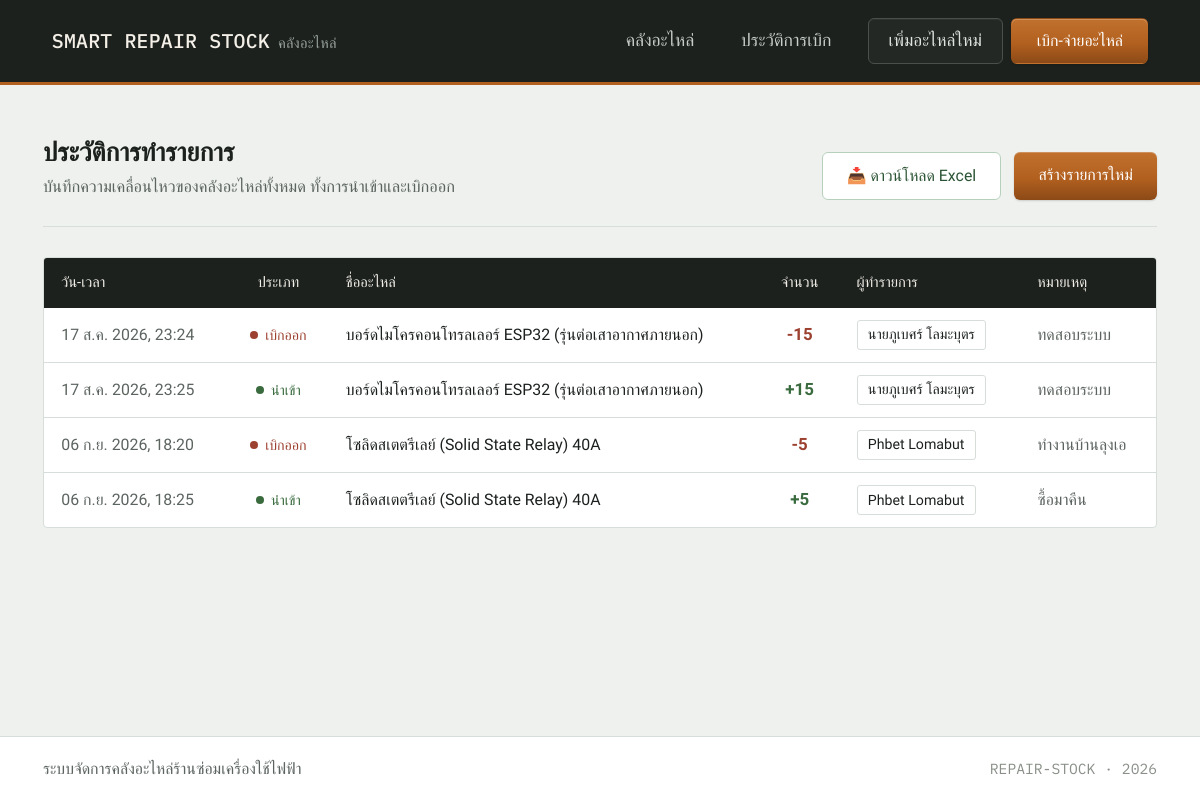
The page /transaction/history/ (signed in) on the database its author committed.
### parts_app/models.py (models this page shows, shortened)
class Transaction(models.Model):
    ACTION_CHOICES = (
        ('IN', 'นำเข้า (Stock In)'),
        ('OUT', 'เบิกออก (Stock Out)'),
    )
    part = models.ForeignKey(SparePart, on_delete=models.CASCADE, verbose_name="อะไหล่")
    action_type = models.CharField(max_length=3, choices=ACTION_CHOICES, verbose_name="ประเภทรายการ")
    quantity = models.PositiveIntegerField(verbose_name="จำนวน")
    action_by = models.CharField(max_length=100, verbose_name="ผู้ทำรายการ/ผู้เบิก")
    note = models.TextField(blank=True, verbose_name="หมายเหตุ (เช่น ซ่อมพัดลมให้ลูกค้า)")
    created_at = models.DateTimeField(auto_now_add=True, verbose_name="วัน-เวลาที่ทำรายการ")

class SparePart(models.Model):
    CATEGORY_CHOICES = (
        ('IC', 'ไอซี/แผงวงจร (IC/Board)'),
        ('SENSOR', 'เซ็นเซอร์ (Sensor)'),
        ('SWITCH', 'สวิตช์/เบรกเกอร์ (Switch/Breaker)'),
        ('RELAY', 'รีเลย์ (Relay)'),
        ('CABLE', 'สายไฟ/อุปกรณ์เชื่อมต่อ (Cable/Connector)'),
        ('OTHER', 'อื่นๆ (Others)'),
    )
    part_code = models.CharField(max_length=50, unique=True, verbose_name="รหัสสินค้า (SKU)")
    name = models.CharField(max_length=200, verbose_name="ชื่ออะไหล่")
    category = models.CharField(max_length=20, choices=CATEGORY_CHOICES, verbose_name="หมวดหมู่")
    quantity = models.PositiveIntegerField(default=0, verbose_name="จำนวนคงเหลือ (ชิ้น)")
    location = models.CharField(max_length=100, blank=True, null=True, verbose_name="ตำแหน่งจัดเก็บ (เช่น ตู้ A ชั้น 2)")
    import_date = models.DateField(verbose_name="วันที่นำเข้าล่าสุด")
    specifications = models.TextField(blank=True, verbose_name="สเปกและรายละเอียดทางเทคนิค")
    image = models.ImageField(upload_to='parts/', blank=True, null=True, verbose_name="รูปภาพอะไหล่")

### parts_app/views.py (the view)
# urls.py: path('transaction/history/', views.transaction_history, name='transaction_history'),
@login_required(login_url='accounts:login')
def transaction_history(request):
    if request.user.is_superuser or request.user.is_staff:
        transactions = Transaction.objects.all().order_by('created_at')
    else:
        full_name = request.user.get_full_name().strip()
        user_names = [request.user.username]
        if full_name:
            user_names.append(full_name)
        transactions = Transaction.objects.filter(action_by__in=user_names).order_by('created_at')
    return render(request, 'transaction_history.html', {'transactions': transactions})

### parts_app/templates/transaction_history.html (shortened to what this page needs)
{% extends 'base.html' %}
{% block content %}
<div class="page-header">
    <div>
        <h1>ประวัติการทำรายการ</h1>
        <p>บันทึกความเคลื่อนไหวของคลังอะไหล่ทั้งหมด ทั้งการนำเข้าและเบิกออก</p>
    </div>
    <div class="header-actions">
        <a href="{% url 'export_transactions_excel' %}" class="btn-excel-action">
            📥 ดาวน์โหลด Excel
        </a>
        <a href="{% url 'transaction_create' %}" class="btn-primary-action">สร้างรายการใหม่</a>
    </div>
</div>
<div class="panel-card">
    <div class="table-responsive">
        <table class="log-table">
            <thead>
                <tr>
                    <th>วัน-เวลา</th>
                    <th class="text-center">ประเภท</th>
                    <th>ชื่ออะไหล่</th>
                    <th class="text-center">จำนวน</th>
                    <th>ผู้ทำรายการ</th>
                    <th>หมายเหตุ</th>
                </tr>
            </thead>
            <tbody>
                {% for log in transactions %}
                <tr>
                    <td class="timestamp">{{ log.created_at|date:"d M Y, H:i" }}</td>
                    <td class="text-center">
                        {% if log.action_type == 'IN' %}
                            <span class="type-tag type-in">นำเข้า</span>
                        {% else %}
                            <span class="type-tag type-out">เบิกออก</span>
                        {% endif %}
                    </td>
                    <td><span class="part-name">{{ log.part.name }}</span></td>
                    <td class="text-center">
                        <span class="qty-delta {% if log.action_type == 'IN' %}in{% else %}out{% endif %}">
                            {% if log.action_type == 'IN' %}+{% else %}-{% endif %}{{ log.quantity }}
                        </span>
                    </td>
                    <td><span class="actor-tag">{{ log.action_by }}</span></td>
                    <td class="note-cell">{{ log.note|default:"-" }}</td>
                </tr>
                {% endfor %}
            </tbody>
        </table>
    </div>
</div>
{% endblock %}

### parts_app/templates/base.html (style rules this page uses)
:root { --paper: #eef1ee; --panel: #ffffff; --ink: #1c211e; --line: #d7ddd8; --copper: #b2601f; --copper-deep: #8c4a17; --muted: #5c645f; }
* { box-sizing: border-box; }
html { font-size: 108%; }
body { background-color: var(--paper); display: flex; flex-direction: column; min-height: 100vh; font-family: 'IBM Plex Sans Thai', 'Segoe UI', system-ui, -apple-system, sans-serif; color: var(--ink); line-height: 1.6; }
.btn-primary-action { background: linear-gradient(180deg, #c1712e 0%, var(--copper) 55%, var(--copper-deep) 100%); color: #fff; box-shadow: inset 0 1px 0 rgba(255, 255, 255, 0.22), 0 1px 2px rgba(0, 0, 0, 0.25); }

### parts_app/templates/transaction_history.html (style rules this page uses)
:root { --paper: #eef1ee; --panel: #ffffff; --ink: #1c211e; --line: #d7ddd8; --copper: #b2601f; --copper-deep: #8c4a17; --muted: #5c645f; --in-color: #3a6b3f; --out-color: #9c4130; }
.page-header { display: flex; justify-content: space-between; align-items: flex-end; flex-wrap: wrap; gap: 1.5rem; padding-bottom: 1.5rem; margin-bottom: 1.75rem; border-bottom: 1px solid var(--line); }
.page-header h1 { font-size: 1.5rem; font-weight: 600; color: var(--ink); margin: 0 0 0.35rem; }
.page-header p { color: var(--muted); margin: 0; font-size: 0.95rem; }
.header-actions { display: flex; gap: 0.75rem; flex-wrap: wrap; }
.btn-primary-action { background: linear-gradient(180deg, #c1712e 0%, var(--copper) 55%, var(--copper-deep) 100%); color: #fff; border-radius: 6px; padding: 0.6rem 1.4rem; font-size: 0.92rem; font-weight: 500; text-decoration: none; display: inline-block; box-shadow: inset 0 1px 0 rgba(255, 255, 255, 0.22), 0 1px 2px rgba(0, 0, 0, 0.15); transition: transform 0.12s ease, box-shadow 0.12s ease; }
.btn-excel-action { background: #ffffff; color: #2b5434; border: 1px solid #b7d0bc; border-radius: 6px; padding: 0.6rem 1.4rem; font-size: 0.92rem; font-weight: 500; text-decoration: none; display: inline-block; transition: transform 0.12s ease, background-color 0.15s ease, border-color 0.15s ease; }
.panel-card { background: var(--panel); border: 1px solid var(--line); border-radius: 4px; overflow: hidden; }
.log-table { width: 100%; border-collapse: collapse; }
.log-table thead th { background: var(--ink); color: #f0ede6; font-weight: 500; font-size: 0.85rem; text-align: left; padding: 0.75rem 1rem; }
.log-table thead th.text-center { text-align: center; }
.log-table tbody td { padding: 0.7rem 1rem; border-bottom: 1px solid var(--line); vertical-align: middle; font-size: 0.92rem; }
.log-table tbody tr:last-child td { border-bottom: none; }
.log-table td.text-center { text-align: center; }
.timestamp { color: var(--muted); font-size: 0.85rem; }
.type-tag { display: inline-flex; align-items: center; gap: 0.4rem; font-size: 0.82rem; font-weight: 500; padding: 0.15rem 0; }
.type-tag::before { content: ""; width: 8px; height: 8px; border-radius: 50%; }
.type-in { color: var(--in-color); }
.type-in::before { background: var(--in-color); }
.type-out { color: var(--out-color); }
.type-out::before { background: var(--out-color); }
.part-name { font-weight: 500; color: var(--ink); }
.qty-delta { font-weight: 600; font-size: 0.98rem; }
.qty-delta.in { color: var(--in-color); }
.qty-delta.out { color: var(--out-color); }
.actor-tag { display: inline-block; border: 1px solid var(--line); color: var(--ink); padding: 0.15rem 0.6rem; border-radius: 3px; font-size: 0.82rem; }
.note-cell { color: var(--muted); font-size: 0.88rem; }

### rows shown on the page
Transaction: created_at "17 ส.ค. 2026, 23:24", action_type "เบิกออก", part.name "บอร์ดไมโครคอนโทรลเลอร์ ESP32 (รุ่นต่อเสาอากาศภายนอก)", quantity "15", action_by "นายภูเบศร์ โลมะบุตร", note "ทดสอบระบบ"
Transaction: created_at "17 ส.ค. 2026, 23:25", action_type "นำเข้า", part.name "บอร์ดไมโครคอนโทรลเลอร์ ESP32 (รุ่นต่อเสาอากาศภายนอก)", quantity "15", action_by "นายภูเบศร์ โลมะบุตร", note "ทดสอบระบบ"
Transaction: created_at "06 ก.ย. 2026, 18:20", action_type "เบิกออก", part.name "โซลิดสเตตรีเลย์ (Solid State Relay) 40A", quantity "5", action_by "Phbet Lomabut", note "ทำงานบ้านลุงเอ"
Transaction: created_at "06 ก.ย. 2026, 18:25", action_type "นำเข้า", part.name "โซลิดสเตตรีเลย์ (Solid State Relay) 40A", quantity "5", action_by "Phbet Lomabut", note "ซื้อมาคืน"
